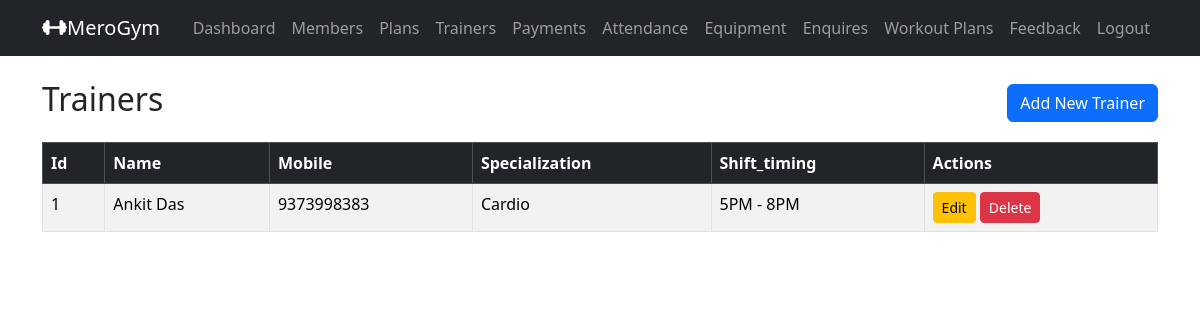
The app's page /admin_trainers/ (signed in) with its own data.
### gymapp/models.py (models this page shows, shortened)
class Trainer(models.Model):
    name = models.CharField(max_length=100)
    mobile = models.CharField(max_length=15)
    specialization = models.CharField(max_length=100)
    shift_timing = models.CharField(max_length=50)

### gymapp/views.py (the view)
    def wrapper(request, *args, **kwargs):
        if not request.user.is_authenticated or getattr(request.user, 'role', None) != 'ADMIN':
            messages.error(request, 'You must be logged in as an admin to access this page.')
            return redirect('admin_login') # Redirect to the admin login page
        return view_func(request, *args, **kwargs)

### gymapp/views.py (called while the page is built)
def admin_required(view_func):
    def wrapper(request, *args, **kwargs):
        if not request.user.is_authenticated or getattr(request.user, 'role', None) != 'ADMIN':
            messages.error(request, 'You must be logged in as an admin to access this page.')
            return redirect('admin_login') # Redirect to the admin login page
        return view_func(request, *args, **kwargs)
    return wrapper

@admin_required
def admin_trainers_list(request):
    trainers = Trainer.objects.all().order_by('name') # Fetch all trainers from the database and order them by name
    return render(request, 'admin_trainers_list.html', {'trainers': trainers})

### gymapp/templates/admin_trainers_list.html (shortened to what this page needs)
{% extends 'base.html' %}
{% block content %}
<div class="d-flex justify-content-between align-items-center mb-3">
    <h2>Trainers</h2>
    <a href="{% url 'admin_trainer_add' %}" class="btn btn-primary">Add New Trainer</a>
</div>
<table class="table table-bordered table-striped">
    <thead class="table-dark">
        <tr>
            <th>Id</th>
            <th>Name</th>
            <th>Mobile</th>
            <th>Specialization</th>
            <th>Shift_timing</th>
            <th>Actions</th>
        </tr>
    </thead>
    <tbody>
        {% for trainer in trainers %}
        <tr>
            <td>{{ forloop.counter }}</td>
            <td>{{ trainer.name }}</td>
            <td>{{ trainer.mobile }}</td>
            <td>{{ trainer.specialization }}</td>
            <td>{{ trainer.shift_timing }}</td>
            <td>
                <a href="{% url 'admin_trainer_edit' trainer.id %}" class="btn btn-sm btn-warning">Edit</a>
                <form method="post" action="{% url 'admin_trainer_delete' trainer.id %}" style="display:inline;">
                    <button type="submit" class="btn btn-sm btn-danger" onclick="return confirm('Are you sure you want to delete this trainer?');">Delete</button>
                </form>
            </td>
        </tr>
        {% empty %}
        <tr>
            <td colspan="6" class="text-center">No trainers available.</td>
        </tr>
        {% endfor %}
</table>
{% endblock %}

### records on screen
Trainer: name "Ankit Das", mobile "9373998383", specialization "Cardio", shift_timing "5PM - 8PM"
